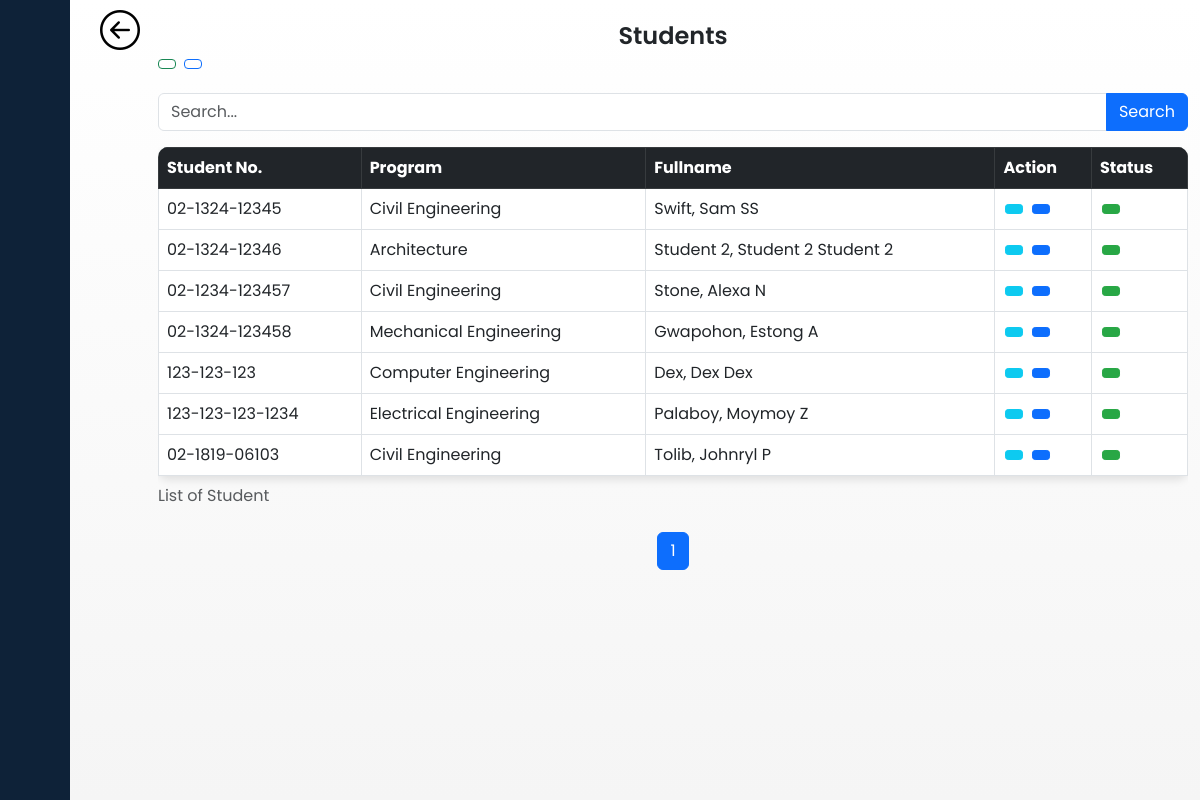
The app's page /admin/student.php (signed in) with its own data.
### tables this page shows
CREATE TABLE `tbl_student` (
  `stud_id` int(11) NOT NULL,
  `program_id` int(11) NOT NULL,
  `stud_no` varchar(50) NOT NULL,
  `stud_fname` varchar(50) NOT NULL,
  `stud_mname` varchar(50) NOT NULL,
  `stud_lname` varchar(50) NOT NULL,
  `stud_password` varchar(50) NOT NULL,
  `stud_status` tinyint(1) NOT NULL,
  `created_at` timestamp NOT NULL DEFAULT current_timestamp()
);

CREATE TABLE `tbl_program` (
  `program_id` int(11) NOT NULL,
  `program_name` varchar(50) NOT NULL,
  `program_status` tinyint(1) NOT NULL
);

### admin/student.php (the view, shortened to what this page needs)
<?php
require("../api/db-connect.php");
$recordsPerPage = 10;
$page = isset($_GET['page']) ? $_GET['page'] : 1;
$offset = ($page - 1) * $recordsPerPage;
$search = isset($_GET['search']) ? $_GET['search'] : '';
$sql = "SELECT s.*, p.program_name
        FROM tbl_student AS s
        JOIN tbl_program AS p ON s.program_id = p.program_id";
$sql .= " ORDER BY s.stud_status DESC LIMIT :offset, :recordsPerPage";
$result = $conn->prepare($sql);
$result->bindParam(':offset', $offset, PDO::PARAM_INT);
$result->bindParam(':recordsPerPage', $recordsPerPage, PDO::PARAM_INT);
$result->execute();
$countSql = "SELECT COUNT(*) as total FROM tbl_student";
$countStmt = $conn->prepare($countSql);
$countStmt->execute();
$totalCount = $countStmt->fetch(PDO::FETCH_ASSOC)['total'];
$totalPages = ceil($totalCount / $recordsPerPage);
?>
<!DOCTYPE html>
<html lang="en">
<head>
    <link href="https://cdn.lineicons.com/4.0/lineicons.css" rel="stylesheet" />
    <link href="https://cdn.jsdelivr.net/npm/bootstrap@5.3.0-alpha3/dist/css/bootstrap.min.css" rel="stylesheet">
    <link rel="stylesheet" href="style.css" type="text/css">
</head>
<body>
    <div class="wrapper">
        <?php
        include 'sidebar.php';
        ?>
        <?php
        include 'back.php';
        ?>
        <div class="container">
            <div class="row justify-content-center">
                <div class="col-md-12">
                    <div class="text-center  mt-3">
                        <h1>Students</h1>
                    </div>
                    <div class="d-flex">
                        <a class="btn btn-outline-success btn-sm me-2" href="add_student.php"><i class="lni lni-plus"></i></a>
                        <a class="btn btn-outline-primary btn-sm" href="import_student.php"><i class="lni lni-upload"></i></a>
                    </div><br>
                    <form action="" method="GET" class="mb-3">
                        <div class="input-group">
                            <input type="text" class="form-control" name="search" placeholder="Search..." value="<?php echo htmlspecialchars($search); ?>">
                            <button class="btn btn-primary" type="submit">Search</button>
                        </div>
                    </form>
                    <div class="table-responsive">
                        <table style="background: linear-gradient(to left, rgba(220, 210, 211, 0.3), rgba(200, 240, 241, 0.3));" class="table table-bordered table-custom">
                            <caption>List of Student</caption>
                            <thead class="table-dark">
                                <tr>
                                    <th scope="col">Student No.</th>
                                    <th scope="col">Program</th>
                                    <th scope="col">Fullname</th>
                                    <th scope="col">Action</th>
                                    <th scope="col">Status</th>
                                </tr>
                            </thead>
                            <tbody>
                                <?php if ($result->rowCount() > 0) : ?>
                                    <?php while ($row = $result->fetch(PDO::FETCH_ASSOC)) : ?>
                                        <tr>
                                            <td><?php echo htmlspecialchars($row['stud_no']); ?></td>
                                            <td><?php echo htmlspecialchars($row['program_name']); ?></td>
                                            <td><?php echo htmlspecialchars($row['stud_lname'] . ', ' . $row['stud_fname'] . ' ' . $row['stud_mname']); ?></td>
                                            <td>
                                                <a class="btn btn-info btn-sm" href="edit_student.php?stud_id=<?php echo $row['stud_id']; ?>"><i class="lni lni-pencil"></i></a>
                                                <a href="student_record_test.php?student_id=<?php echo $row['stud_id']; ?>" class="btn btn-primary btn-sm eye-icon-btn"><i class="lni lni-eye eye-icon text-white"></i></a>
                                            </td>
                                            <td>
                                                <form method="post" style="display: inline;">
                                                    <button type="submit" name="toggle_status" class="btn btn-sm <?php echo $row['stud_status'] == 1 ? 'btn-success' : 'btn-warning'; ?>">
                                                    </button>
                                                </form>
                                            </td>
                                        </tr>
                                    <?php endwhile; ?>
                                <?php else : ?>
                                    <tr>
                                        <td colspan="5" class="text-center">No records found for student.</td>
                                    </tr>
                                <?php endif; ?>
                            </tbody>
                        </table>
                    </div>
                    <nav aria-label="Page navigation">
                        <ul class="pagination justify-content-center">
                            <?php for ($i = 1; $i <= $totalPages; $i++) : ?>
                                <li class="page-item <?php echo $i == $page ? 'active' : ''; ?>">
                                    <a class="page-link" href="?page=<?php echo $i; ?>&search=<?php echo htmlspecialchars($search); ?>"><?php echo $i; ?></a>
                                </li>
                            <?php endfor; ?>
                        </ul>
                    </nav>
                </div>
            </div>
        </div>
    </div>
</body>
</html>

### admin/style.css (style rules this page uses)
a { text-decoration: none; }
li { list-style: none; }
h1 { font-weight: 600; font-size: 1.5rem; }
body { font-family: 'Poppins', sans-serif; }
.wrapper { display: flex; }
.wrapper { display: flex; height: 100vh; width: 100vw; overflow-y: auto; background: linear-gradient(to bottom, rgb(255, 255, 255), rgb(245, 245, 245)); }
.container { margin-top: .5%; margin-bottom: .5%; overflow-y: auto; border-radius: 10px; }
.table-custom { border-radius: 10px; overflow: hidden; box-shadow: 0 4px 8px rgba(0, 0, 0, 0.1); }
.table-custom th, .table-custom td { vertical-align: middle; }
.table-custom .btn { margin: 0 2px; }
.table-custom .btn-sm { padding: 0.25rem 0.5rem; font-size: 0.875rem; line-height: 1.5; border-radius: 0.2rem; }
.table-custom .btn-success { background-color: #28a745; border-color: #28a745; }

### records on screen
tbl_student: stud_no "02-1324-12345", program.program_name "Civil Engineering", stud_lname+stud_fname+stud_mname "Swift, Sam SS"
tbl_student: stud_no "02-1324-12346", program.program_name "Architecture", stud_lname+stud_fname+stud_mname "Student 2, Student 2 Student 2"
tbl_student: stud_no "02-1234-123457", program.program_name "Civil Engineering", stud_lname+stud_fname+stud_mname "Stone, Alexa N"
tbl_student: stud_no "02-1324-123458", program.program_name "Mechanical Engineering", stud_lname+stud_fname+stud_mname "Gwapohon, Estong A"
tbl_student: stud_no "123-123-123", program.program_name "Computer Engineering", stud_lname+stud_fname+stud_mname "Dex, Dex Dex"
tbl_student: stud_no "123-123-123-1234", program.program_name "Electrical Engineering", stud_lname+stud_fname+stud_mname "Palaboy, Moymoy Z"
tbl_student: stud_no "02-1819-06103", program.program_name "Civil Engineering", stud_lname+stud_fname+stud_mname "Tolib, Johnryl P"
